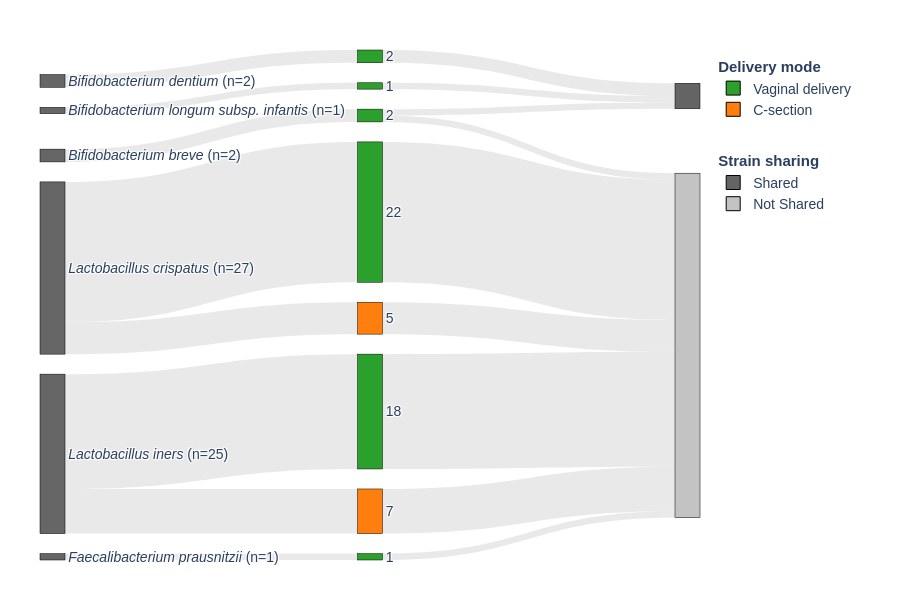

Notebook cell for this chart:
### Code cell
vaginal_fig = create_publication_sankey(vaginal_df)
vaginal_fig.show()
vaginal_fig.write_image("vaginal_sankey.pdf", width=900, height=600, scale=2)

### Figure 1 — Plotly figure (JSON) as saved in the notebook; plotly's stock layout.template omitted (floating-point values rounded to 4 significant figures)
{"data": [{"arrangement": "snap", "link": {"color": "rgba(200, 200, 200, 0.4)", "source": [1, 0, 2, 3, 5, 5, 4, 4, 7, 7, 6, 8, 9, 13, 12, 11, 10], "target": [7, 6, 8, 9, 13, 12, 11, 10, 15, 14, 14, 14, 15, 15, 15, 15, 15], "value": [2, 2, 1, 1, 5, 22, 7, 18, 1, 1, 2, 1, 1, 5, 22, 7, 18]}, "node": {"color": ["#666666", "#666666", "#666666", "#666666", "#666666", "#666666", "#2ca02c", "#2ca02c", "#2ca02c", "#2ca02c", "#2ca02c", "#ff7f0e", "#2ca02c", "#ff7f0e", "#646464", "#c3c3c3"], "label": ["<i>Bifidobacterium dentium</i> (n=2)", "<i>Bifidobacterium breve</i> (n=2)", "<i>Bifidobacterium longum subsp. infantis</i> (n=1)", "<i>Faecalibacterium prausnitzii</i> (n=1)", "<i>Lactobacillus iners</i> (n=25)", "<i>Lactobacillus crispatus</i> (n=27)", "2", "2", "1", "1", "18", "7", "22", "5", "", ""], "line": {"color": ["black", "black", "black", "black", "black", "black", "black", "black", "black", "black", "black", "black", "black", "black", "black", "black"], "width": 0.5}, "pad": 20, "thickness": 25}, "type": "sankey"}, {"legendgroup": "Modes", "legendgrouptitle": {"text": "<b>Delivery mode</b>"}, "marker": {"color": "#2ca02c", "line": {"color": "black", "width": 1}, "size": 14, "symbol": "square"}, "mode": "markers", "name": "Vaginal delivery", "type": "scatter", "x": [null], "y": [null]}, {"legendgroup": "Modes", "legendgrouptitle": {"text": "<b>Delivery mode</b>"}, "marker": {"color": "#ff7f0e", "line": {"color": "black", "width": 1}, "size": 14, "symbol": "square"}, "mode": "markers", "name": "C-section", "type": "scatter", "x": [null], "y": [null]}, {"legendgroup": "Status", "legendgrouptitle": {"text": "<br><b>Strain sharing</b>"}, "marker": {"color": "#646464", "line": {"color": "black", "width": 1}, "size": 14, "symbol": "square"}, "mode": "markers", "name": "Shared", "type": "scatter", "x": [null], "y": [null]}, {"legendgroup": "Status", "legendgrouptitle": {"text": "<br><b>Strain sharing</b>"}, "marker": {"color": "#c3c3c3", "line": {"color": "black", "width": 1}, "size": 14, "symbol": "square"}, "mode": "markers", "name": "Not Shared", "type": "scatter", "x": [null], "y": [null]}], "layout": {"font": {"family": "Arial", "size": 14}, "height": 600, "legend": {"x": 1.02, "xanchor": "left", "y": 1, "yanchor": "top"}, "margin": {"b": 40, "l": 40, "r": 200, "t": 50}, "paper_bgcolor": "white", "plot_bgcolor": "white", "showlegend": true, "width": 900, "xaxis": {"showgrid": false, "visible": false, "zeroline": false}, "yaxis": {"showgrid": false, "visible": false, "zeroline": false}}}
